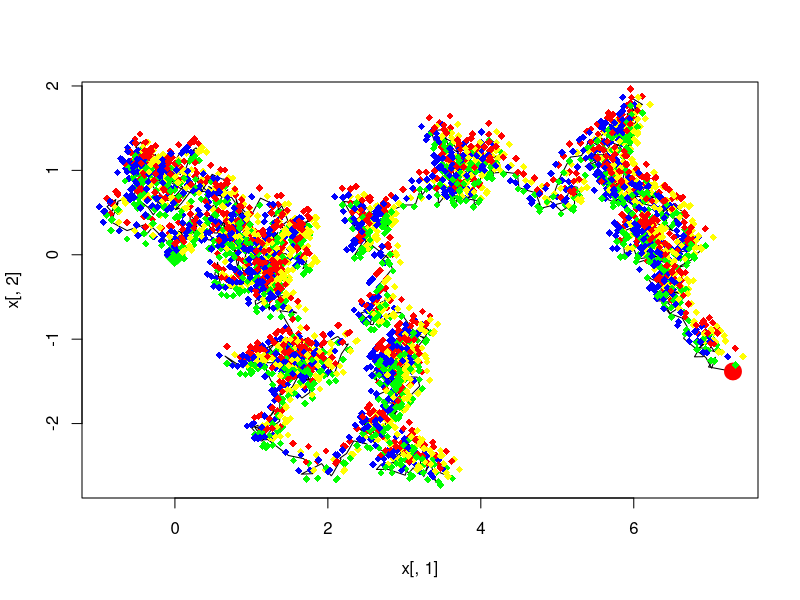

The R script that drew this image:
#27668

Nstate <- 5
x0 <- rep(0,Nstate) #The state vector starts at all zeros

sigmas <- c(0.1,0.1,0,0,0.001)
Q <- diag(sigmas)


create_measurements <- function(x,y,radius,roll,pitch,yaw)
{
  measurements <- c(x,y+radius,x,y-radius,x+radius,y,x-radius,y)
  dim(measurements) <- c(2,4)
  
  yaw <- c(cos(yaw), -sin(yaw), sin(yaw), cos(yaw))
  dim(yaw) <- c(2,2)
  
  measurements <- yaw %*% measurements
  
  return(measurements)
}

T <- 1000
x <- rep(0,Nstate*T)
dim(x) <- c(T,Nstate)

for (t in 1:T)
{
  for (n in 1:Nstate)
  {
    if (t<T)
    {
      x[t+1,n] <- x[t,n] + rnorm(1,0, sigmas[n])
    }
  }
}

plot(x[,1],x[,2], type="l")
points(x[1,1],x[1,2],col="green",lwd=10, pch=5)
points(x[T,1],x[T,2],col="red",lwd=10)

radius <- 0.1
for (t in 1:T)
{
  z <- create_measurements(x[t,1], x[t,2], radius, x[t,3], x[t,4], x[t,5])  
  points(z[1,1], z[2,1], col="red", pch=18)
  points(z[1,2], z[2,2], col="green", pch=18)
  points(z[1,3], z[2,3], col="yellow", pch=18)
  points(z[1,4], z[2,4], col="blue", pch=18)
}
